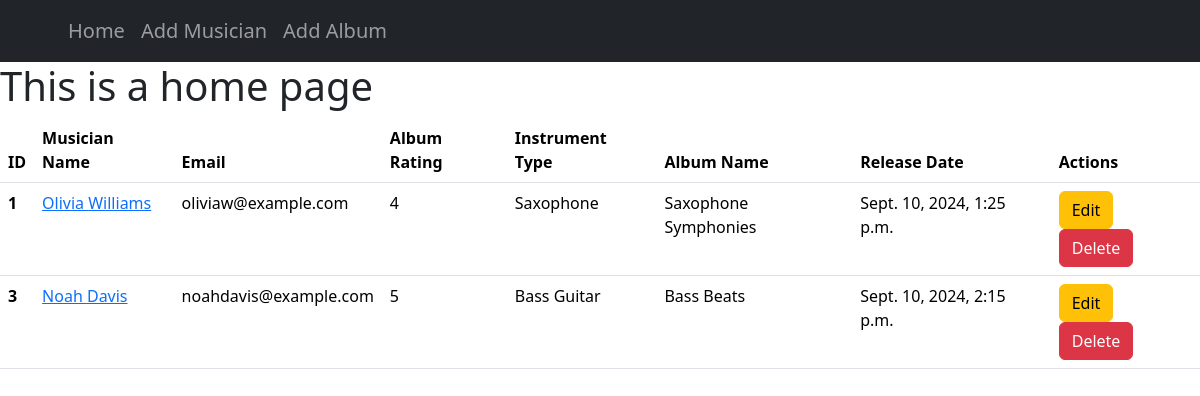
The page / on the database its author committed.
### album/models.py (models this page shows, shortened)
class album_model(models.Model):
    Album_Name = models.CharField(max_length=75)
    Musician = models.ForeignKey(musician_model,on_delete=models.CASCADE)
    Album_Release_Date = models.DateTimeField(default=datetime.now())
    Choice = [
        (1, '1 - Very Bad'),
        (2, '2 - Bad'),
        (3, '3 - Average'),
        (4, '4 - Good'),
        (5, '5 - Excellent'),
    ]
    Rating = models.IntegerField(choices=Choice)

### musician/models.py (models this page shows, shortened)
class musician_model(models.Model):
    First_Name = models.CharField(max_length=75)
    Last_Name = models.CharField(max_length=75)
    Email = models.EmailField()
    Phone_Number = models.IntegerField()
    Instrument_Type = models.CharField(max_length=100)

### musicians_directory/views.py (the view)
# urls.py: 2. Add a URL to urlpatterns:  path('', views.home, name='home')
def home(request):
    data = album_model.objects.all()
    return render(request,"home.html",{'data' : data})

### templates/home.html
{% extends 'base.html' %}
{% load crispy_forms_tags %}
{% block content %}
    <h1>This is a home page</h1>
    <table class="table">
        <thead>
          <tr>
            <th scope="col">ID</th>
            <th scope="col">Musician Name</th>
            <th scope="col">Email</th>
            <th scope="col">Album Rating</th>
            <th scope="col">Instrument Type</th>
            <th scope="col">Album Name</th>
            <th scope="col">Release Date</th>
            <th scope="col">Actions</th>
          </tr>
        </thead>
        <tbody>
            {% for album in data %}
            <tr>
                <th scope="row">{{album.id}}</th>
                <td><a href="{% url 'edit_musician' album.Musician.id %}">{{album.Musician.First_Name}} {{album.Musician.Last_Name}} </a></td>
                <td>{{album.Musician.Email}}</td>
                <td>{{album.Rating}}</td>
                <td>{{album.Musician.Instrument_Type}}</td>
                <td>{{album.Album_Name}}</td>
                <td>{{album.Album_Release_Date}}</td>
                <td><a href="{% url 'edit_album' album.id %}" class="btn btn-warning">Edit</a> <a href="{% url 'delete_album' album.id%}" class="btn btn-danger">Delete</a></td>
              </tr>
            {% endfor %}
        </tbody>
      </table>
{% endblock %}

### templates/base.html (shortened to what this page needs)
<!DOCTYPE html>
<html lang="en">
<head>
    <link href="https://cdn.jsdelivr.net/npm/bootstrap@5.3.3/dist/css/bootstrap.min.css"
     rel="stylesheet"
>
</head>
<body>
    <nav class="navbar navbar-expand-lg navbar-dark bg-dark">
        <div class="container-fluid">
          <div class="collapse navbar-collapse ms-5 fs-5" id="navbarSupportedContent">
            <ul class="navbar-nav me-auto mb-2 mb-lg-0">
                <li class="nav-item">
                  <a class="nav-link" aria-current="page" href="{% url 'homepage' %}">Home</a>
                </li>
              <li class="nav-item">
                <a class="nav-link" aria-current="page" href="{% url 'musician' %}">Add Musician</a>
              </li>
              <li class="nav-item">
                <a class="nav-link" aria-current="page" href="{% url 'album' %}">Add Album</a>
              </li>
            </ul>
          </div>
        </div>
      </nav>
      {% block content %}
      {% endblock %}
</body>
</html>

### rows shown on the page
album_model: id "1", Musician.First_Name "Olivia", Musician.Last_Name "Williams", Musician.Email "oliviaw@example.com", Rating "4", Musician.Instrument_Type "Saxophone", Album_Name "Saxophone Symphonies", Album_Release_Date "Sept. 10, 2024, 1:25 p.m."
album_model: id "3", Musician.First_Name "Noah", Musician.Last_Name "Davis", Musician.Email "noahdavis@example.com", Rating "5", Musician.Instrument_Type "Bass Guitar", Album_Name "Bass Beats", Album_Release_Date "Sept. 10, 2024, 2:15 p.m."
